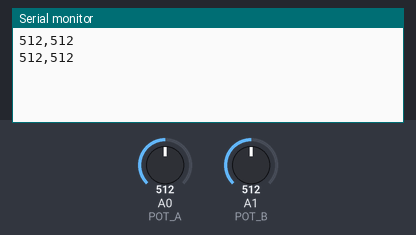
Recording of a sketch running on a simulated Arduino Uno, built with avr-gcc and run on an emulated ATmega328P. Parts: the last lines printed to the serial monitor. The test bench sets the inputs (shaded band); at power-on: A0 (POT_A) = 512, A1 (POT_B) = 512.

Above: at 1.2 s.
1.3 s: A0 (POT_A) set to 716
At 2.5 s:
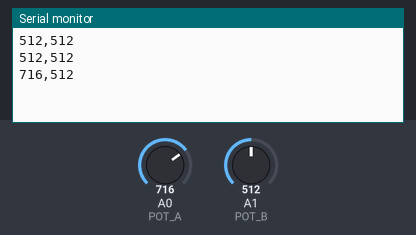
2.8 s: A1 (POT_B) set to 716
At 3.3 s:
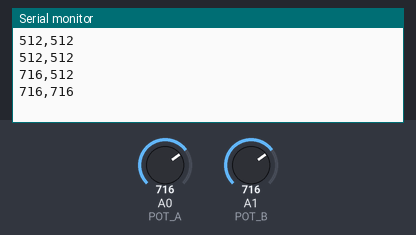
4.3 s: A0 (POT_A) set to 900
At 5.5 s:
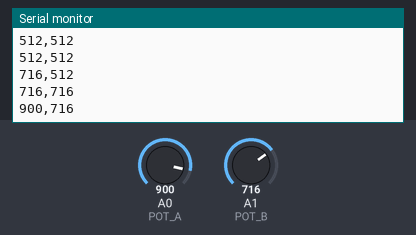
5.8 s: A1 (POT_B) set to 900
At 7.1 s:
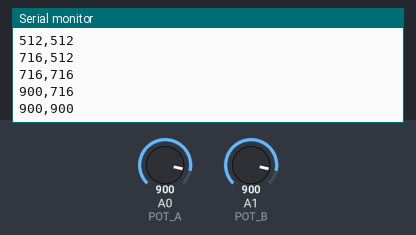
Timing chart, 0 to 8.3 s (numbered marks = the images above; inputs shaded):
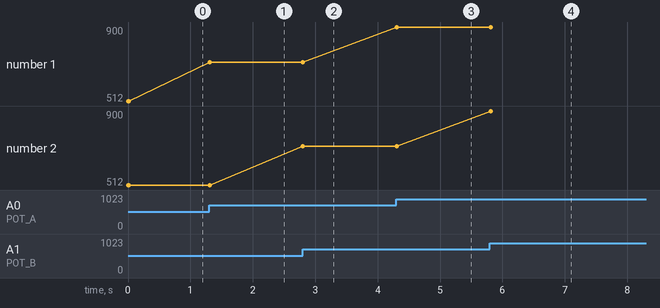

Measured:
- after the input at 1.3 s, the serial monitor: prints a new line at once (image 1)
- after the input at 2.8 s, the serial monitor: prints a new line at once (image 2)
- after the input at 4.3 s, the serial monitor: prints a new line at once (image 3)
- after the input at 5.8 s, the serial monitor: prints a new line at once (image 4)
- plotted number 1: 512 → 716 after the input at 1.3 s, 716 → 900 after the input at 4.3 s

The sketch:

arduino.ino
```cpp
#define POT_A A0
#define POT_B A1

int i = 0;
int k = 0;
int correction = 4;

void setup() {
  Serial.begin(9600);
  pinMode(POT_A, INPUT );
  pinMode(POT_B, INPUT );
}

void sendToRPi(int pot1, int pot2) {
  Serial.print(pot1);
  Serial.print(",");
  Serial.println(pot2);
}

void loop() {
  int a = analogRead(POT_A);
  int b = analogRead(POT_B);

  if ((a != i) && !(a > i-correction && a < i+correction)) {
    if (a == analogRead(POT_A)) {
      i = a;
      sendToRPi(a, b);
    }

  }

  else if ((a != i) && (a == 0 || a == 1023)) {
    if (a == analogRead(POT_A)) {
      i = a;
      sendToRPi(a, b);
    }
  }


  if ((b != k) && !(b > k-correction && b < k+correction)) {
    if (b == analogRead(POT_B)) {
      k = b;
      sendToRPi(a, b);
    }
  }
  else if ((b != k) && (b == 0 || b == 1023)) {
    if (b == analogRead(POT_B)) {
      k = b;
      sendToRPi(a, b);
    }
  }

  delay(10);

}
```
